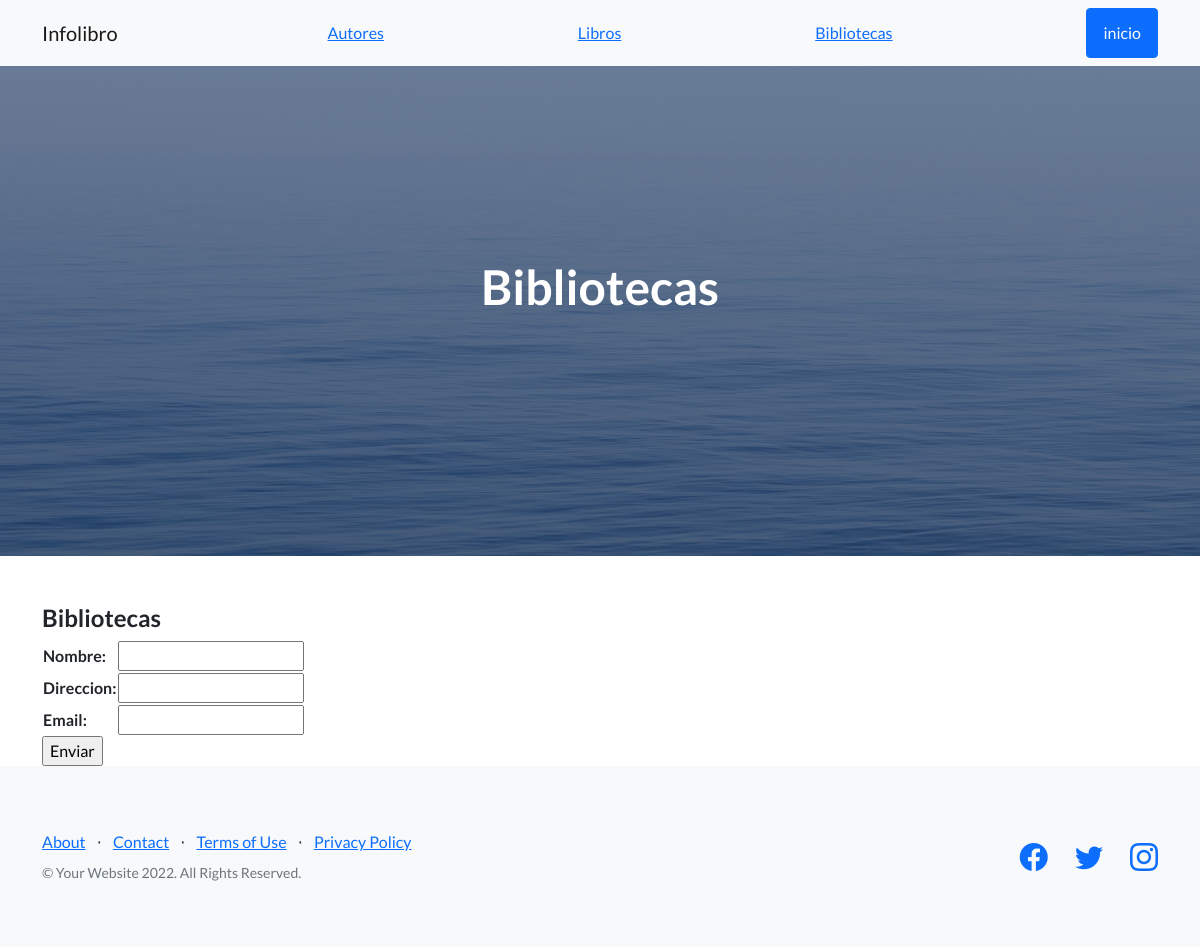
Before: /bibliotecas/ with the older database file.
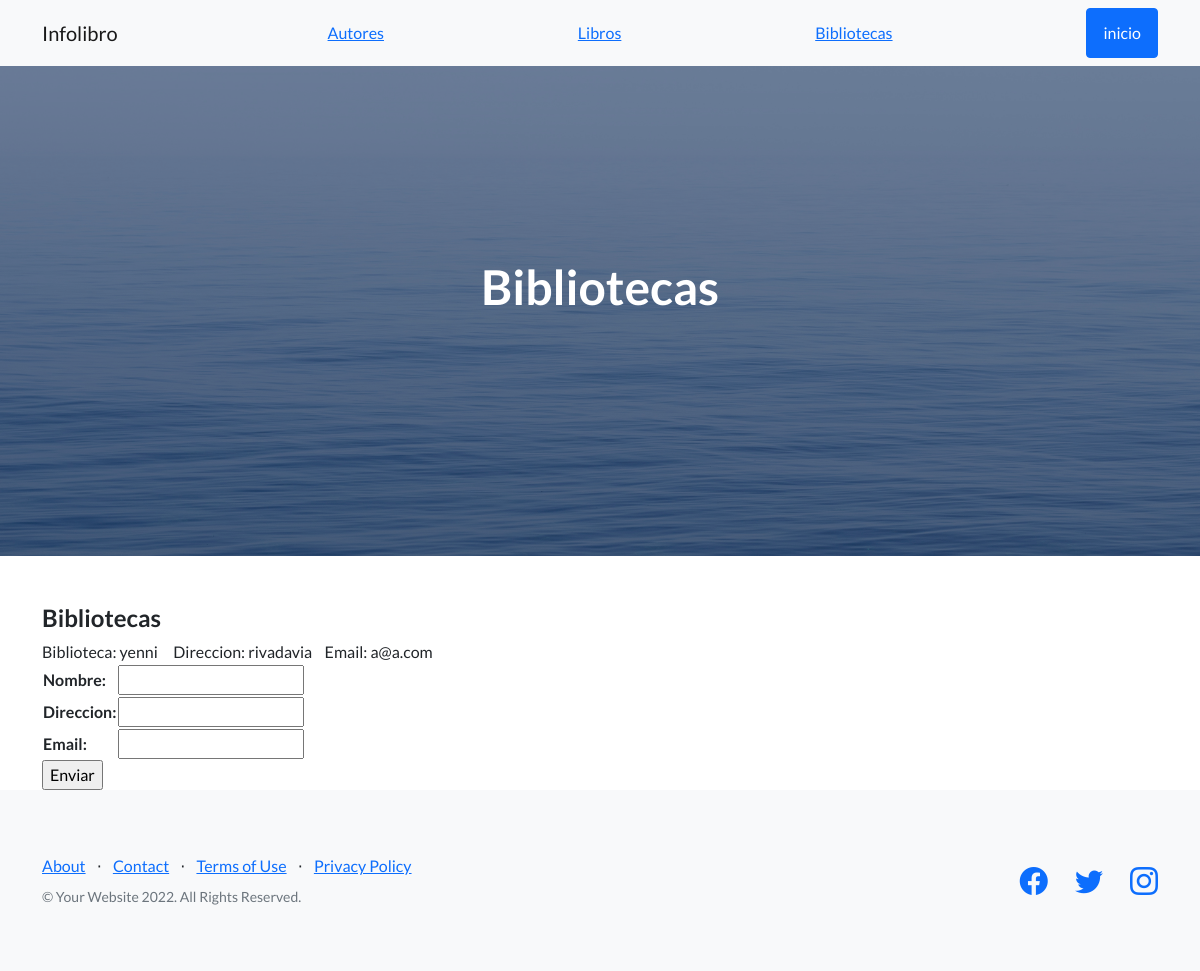
After: the same page with the newer database file.
### AppProyecto/models.py (models this page shows, shortened)
class biblioteca(models.Model):
    nombre=models.CharField(max_length=50)
    direccion=models.CharField(max_length=50)
    email=models.EmailField()

### AppProyecto/views.py (the view)
# urls.py: path('bibliotecas/', bibliotecas, name='bibliotecas'),
def bibliotecas (request):
    mis_bibliotecas = biblioteca.objects.all()
    if request.method == 'POST':
        mi_formu = BibliotecasFormulario(request.POST)
        if mi_formu.is_valid():
            informacion = mi_formu.cleaned_data
            bibliotecadb= biblioteca(nombre=informacion['nombre'], direccion=informacion['direccion'], email=informacion['email'])
            bibliotecadb.save()
            nueva_biblioteca={'nombre': informacion['nombre'], 'direccion':informacion['direccion'], 'email':informacion['email']}
            return render (request, 'AppProyecto/bibliotecas.html',{'bibliotecasformulario': mi_formu,'nueva_biblioteca':nueva_biblioteca,"mis_bibliotecas":mis_bibliotecas})
    else:
        mi_formu=BibliotecasFormulario()
    return render(request, 'AppProyecto/bibliotecas.html',{'bibliotecasformulario':mi_formu, 'mis_bibliotecas':mis_bibliotecas})

### AppProyecto/forms.py
class BibliotecasFormulario(forms.Form):
    nombre=forms.CharField()
    direccion=forms.CharField()
    email=forms.EmailField()

### AppProyecto/templates/AppProyecto/bibliotecas.html (shortened to what this page needs)
{% extends 'AppProyecto/padre.html' %}
{% block encabezado %}Bibliotecas{% endblock %}
{% block contenido %}
<section class="mt-5">
    <div class="container">
        <div class="row">
            <div class= "col-lg-12">
                <h4>Bibliotecas</h4>
                {% for biblioteca in mis_bibliotecas %}
                Biblioteca: {{biblioteca.nombre}}&nbsp;&nbsp;&nbsp;&nbsp; Direccion: {{biblioteca.direccion}}&nbsp;&nbsp;&nbsp;&nbsp;Email: {{biblioteca.email}} <br>
                {% endfor %}
                <form action="{%url 'bibliotecas' %}" method="POST">
                    <table>
                        {{bibliotecasformulario.as_table }}
                    </table>
                    <input type="submit" value="Enviar">
            </div>
        </div>
    </div>
</section>
{% endblock %}

Changed rows visible on the page:
added biblioteca: nombre "yenni", direccion "rivadavia", email "a@a.com"
